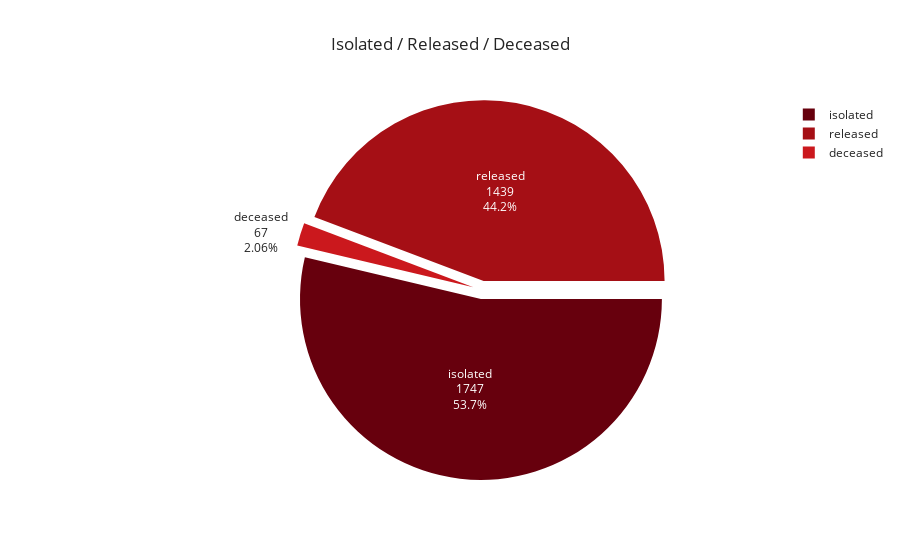

This figure's notebook cell:
### Code cell
pie_chart(p_info, 'state', title = 'Isolated / Released / Deceased') #격리해제 환자수가 많이 급증했음을 볼수 있다.

### Figure 1 — Plotly figure (JSON) as saved in the notebook; plotly's stock layout.template omitted (floating-point values rounded to 4 significant figures)
{"data": [{"domain": {"x": [0, 1], "y": [0, 1]}, "hovertemplate": "index=%{label}<br>state=%{value}<extra></extra>", "labels": ["isolated", "released", "deceased"], "legendgroup": "", "name": "", "pull": 0.05, "rotation": 90, "showlegend": true, "textinfo": "value+percent+label", "type": "pie", "values": [1747, 1439, 67]}], "layout": {"legend": {"tracegroupgap": 0}, "piecolorway": ["rgb(103,0,13)", "rgb(165,15,21)", "rgb(203,24,29)", "rgb(239,59,44)", "rgb(251,106,74)", "rgb(252,146,114)", "rgb(252,187,161)", "rgb(254,224,210)", "rgb(255,245,240)"], "title": {"text": "Isolated / Released / Deceased"}}}
